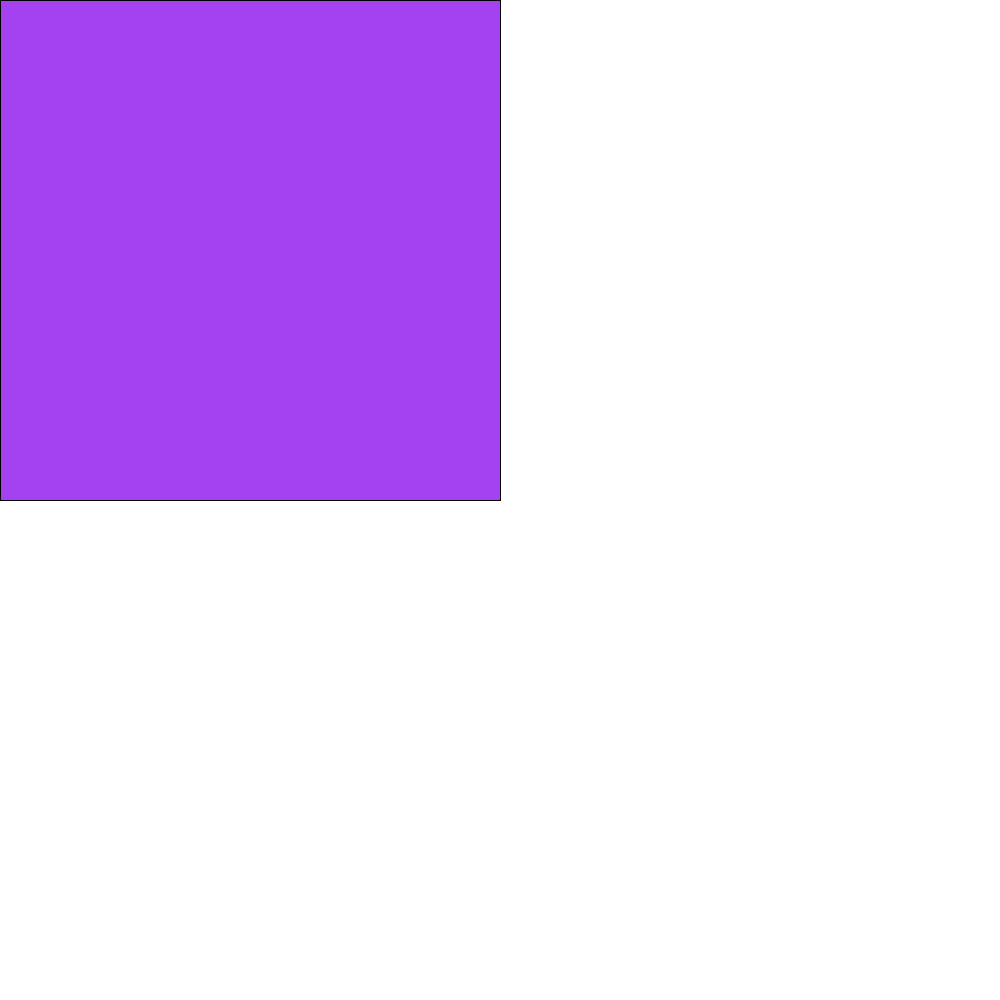
Frame 1 (no input)
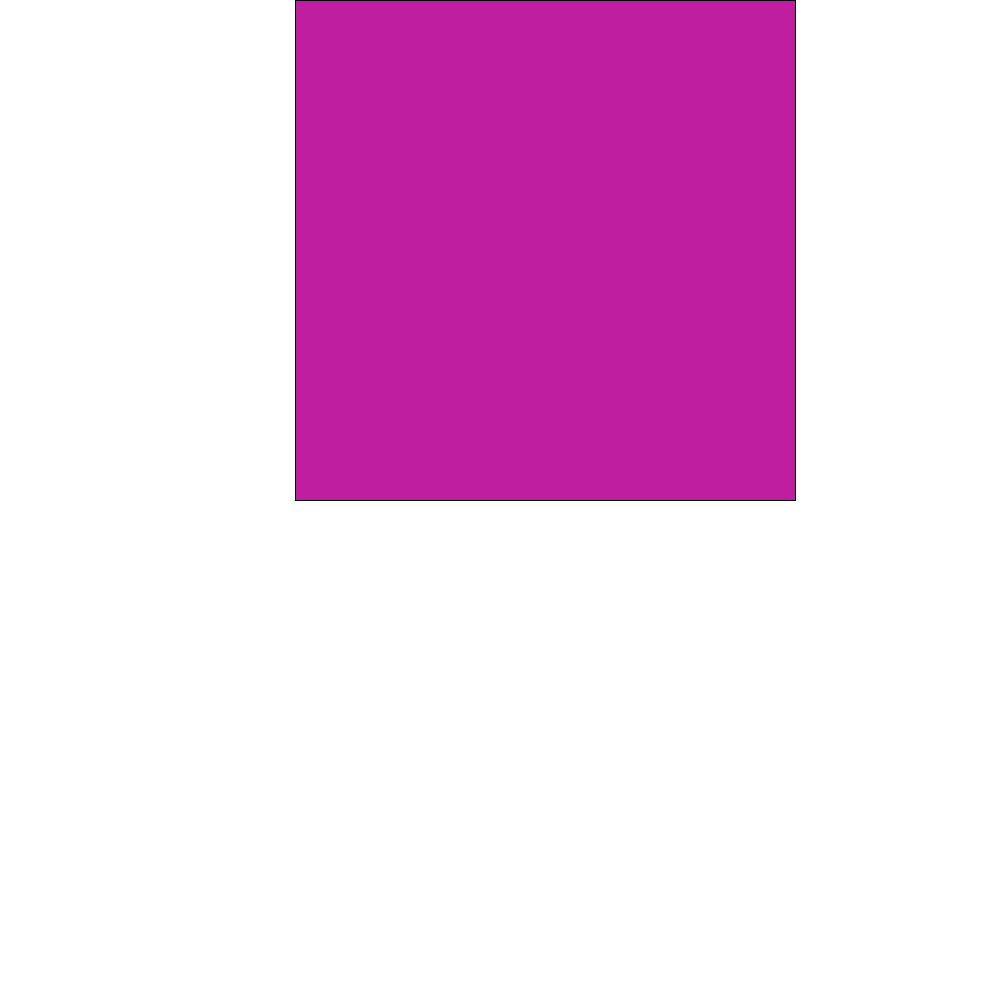
Frame 60 (the mouse pressed at the canvas centre just before this capture)
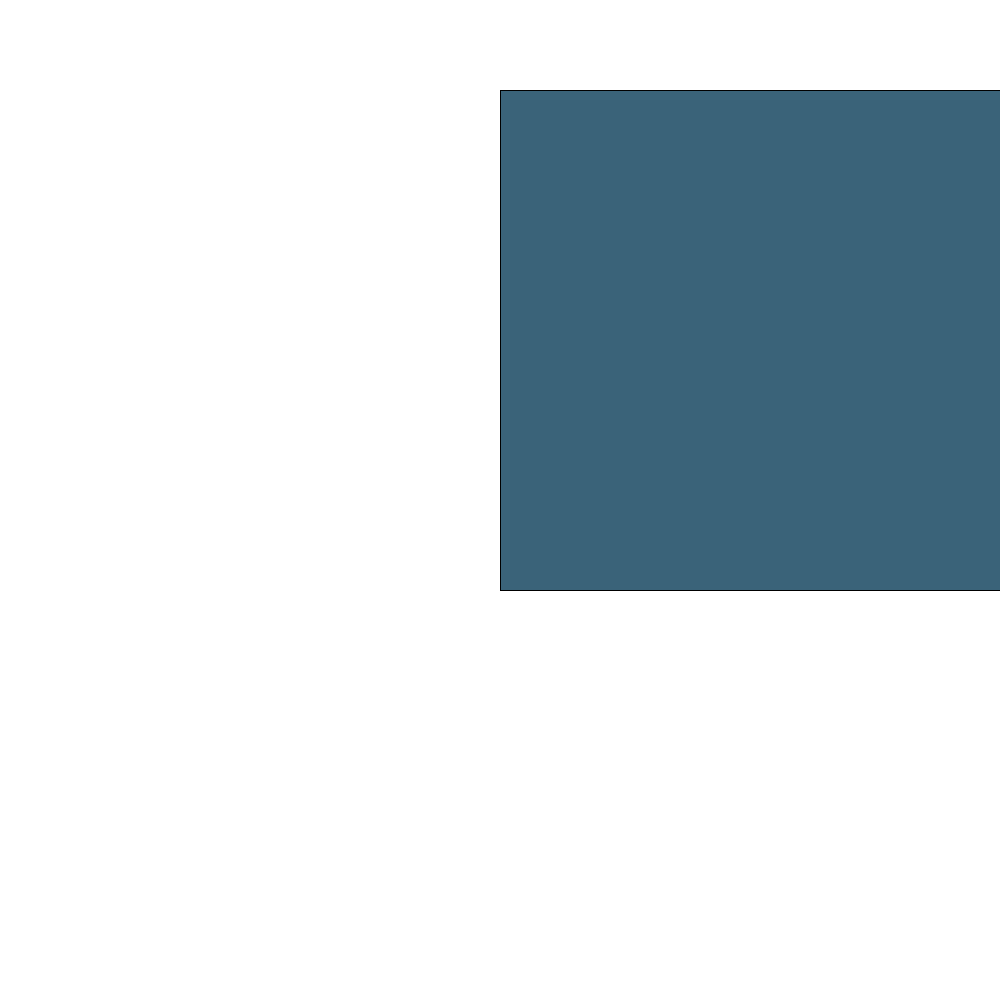
Frame 120 (the mouse held since frame 60 and released just before this capture)

The Processing sketch that drew these frames (run headless with seeded random() and noise(); from frame 60 on, the mouse is pressed at the canvas centre):

// Processing sketch: day_10_3
// ── day_10_3.pde
int x = 0;
int y = 0;
int speed = 5;
int state = 0;
void setup(){
  size(1000,1000);
}
void draw(){
  background(255);
  stroke(0);
  fill(random(255),random(255),random(255));
  rect(x,y,500,500);
  
  if(state == 0){
    x = x + speed;
    if(x > width - 500){
      x = width - 500;
      state = 1;
  }
 }else if (state == 1){
   y = y + speed;
   if ( y > height -500){
     y = height - 500;
     state = 2;
   }
}else if (state == 2){
  x = x - speed;
  if (x < 0){
    x = 0;
    state = 3;
  }
  }else if (state == 3){
    y = y - speed;
    if (y < 0){
      y = 0;
      state = 0;
    }
  }
}
